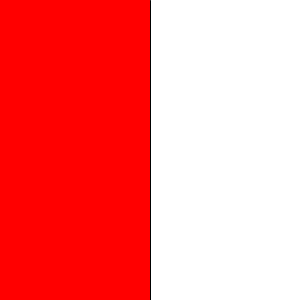
Frame 1 (no input)
Frame 60 (the mouse pressed at the canvas centre just before this capture): identical to frame 1, image omitted
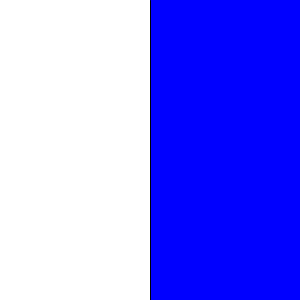
Frame 120 (the mouse held since frame 60 and released just before this capture)

The Processing sketch that drew these frames (run headless with seeded random() and noise(); from frame 60 on, the mouse is pressed at the canvas centre):

// Processing sketch: conditional1
// ── conditional1.pde
/*
  Highlight the side of the sketch where
  the mouse is (needs conditionals)

*/

void setup(){
  size(300, 300);
}

void draw() {
  background(255);
  noStroke();
  if (mouseX < width / 2.0) {
    fill(255, 0, 0);
    rect(0, 0, width / 2.0, height);
  } else {
    fill(0, 0, 255);
    rect(width / 2.0, 0, width /2.0, height);
  }
  stroke(0); // black lines
  line(width / 2.0, 0, width / 2.0, height);
}
